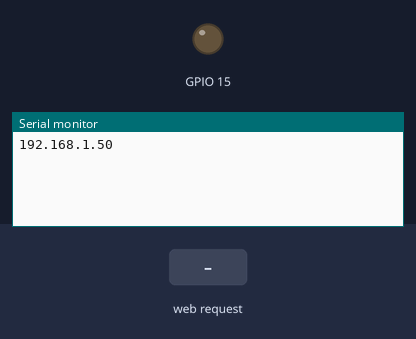
A program run on a simulated ESP32. On the bench: output pins drawn as LEDs (lit = HIGH), the last lines printed to the serial monitor. The test bench sets the inputs (shaded band). WiFi joins after 1.5 s; servers stay silent unless stated.

Above: at 2.7 s.
2.8 s: HTTP request GET /ON received
At 3.8 s:
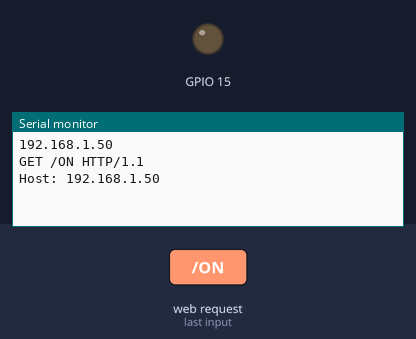
4.3 s: HTTP request GET /OFF received
At 4.9 s:
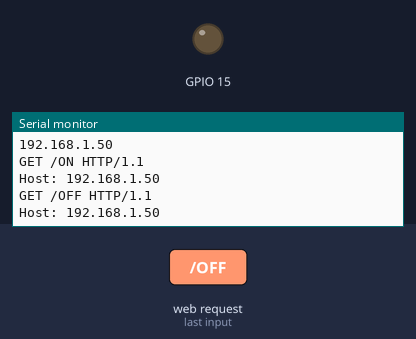

Measured:
- after the input at 2.8 s, the serial monitor: prints a new line at once (image 1)
- after the input at 4.3 s, the serial monitor: prints a new line at once (image 2)

The program:

main.cpp
```cpp
#include <Arduino.h>

#include <WiFi.h>

const char* ssid = "Sbr";
const char* password = "sa222222";

WiFiServer server(5000);
WiFiClient client;

String message = "";

void setup() {
    Serial.begin(115200);

    WiFi.begin(ssid, password);

    while (WiFi.status() != WL_CONNECTED) {
        delay(500);
    }

    Serial.println(WiFi.localIP());
    pinMode(15, OUTPUT);

    server.begin();
}

void loop() {

    if (!client || !client.connected()) {
        client = server.available();
    }

    if (client && client.connected()) {

        while (client.available()) {
            char c = client.read();

            if (c == '\n') {
                message.trim();

                Serial.println(message);

                // Process command
                if (message == "ON") {
                    client.println("OUTPUT ON");
                    digitalWrite(15, HIGH);

                }
                else if (message == "OFF") {
                    client.println("OUTPUT OFF");
                    digitalWrite(15, LOW);

                }
                else {
                    client.println("UNKNOWN COMMAND");
                }

                message = "";
            }
            else {
                message += c;
            }
        }
    }
}
```
